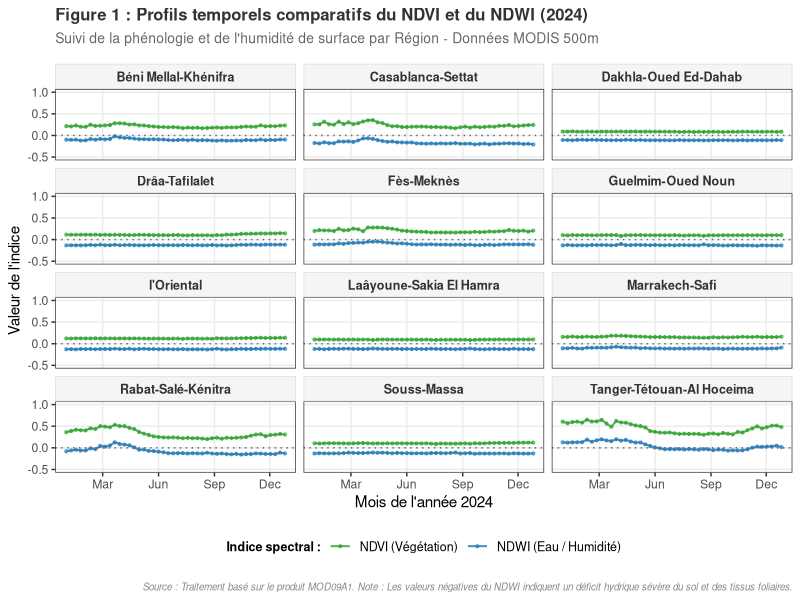
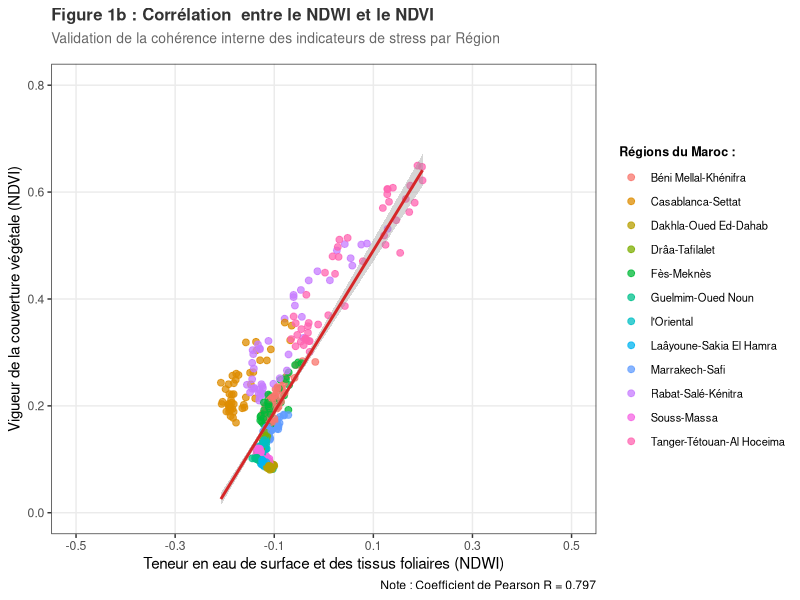
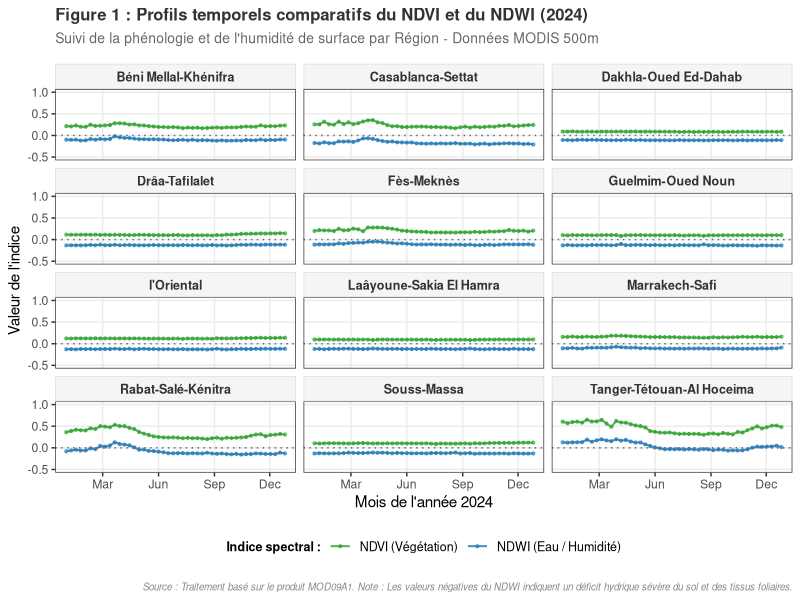
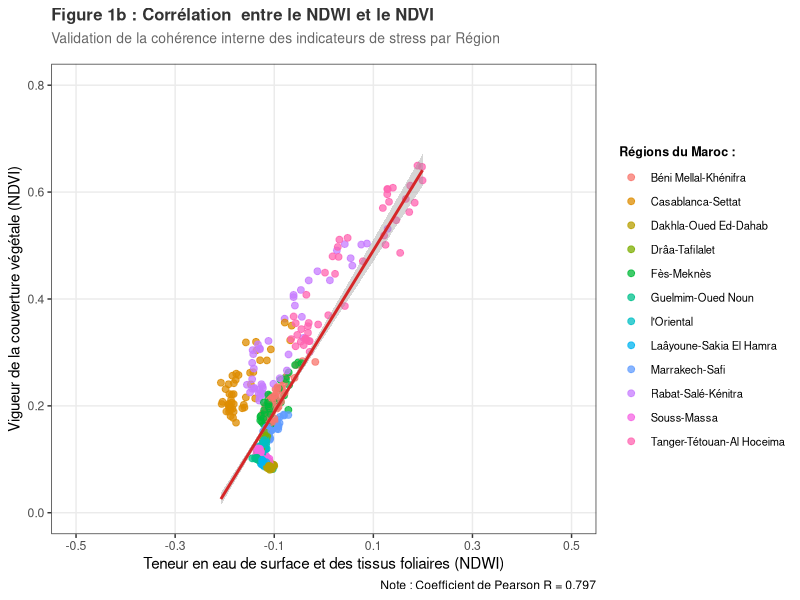

The R source for these figures, in order: (Note: this script raises an error after producing the figures.)
# =========================================================================
# PROJET DE RECHERCHE : REPRODUCTION DE LA MÉTHODOLOGIE OCDE
# ÉTAPE 7 : SCRIPT DE LA FIGURE 1 - ÉVOLUTION TEMPORELLE DU NDVI ET NDWI
# =========================================================================
library(tidyverse)
library(scales)

# 1. Lecture et restructuration des données au format long (Tidy Data)
# Pour tracer deux courbes sur le même graphique, on passe les indices en lignes
donnees_raw <- read.csv("sorties_figures/base_donnees_drought_maroc_2024.csv")

donnees_longues <- donnees_raw %>% 
  mutate(Date = as.Date(Date)) %>%
  select(Region, Date, NDVI_median, NDWI_median) %>%
  pivot_longer(cols = c(NDVI_median, NDWI_median), 
               names_to = "Indice", 
               values_to = "Valeur") %>%
  mutate(Indice = case_when(
    Indice == "NDVI_median" ~ "NDVI (Végétation)",
    Indice == "NDWI_median" ~ "NDWI (Eau / Humidité)"
  ))

# 2. Construction de la Figure au format publication OCDE
figure_1_hcp <- ggplot(data = donnees_longues, aes(x = Date, y = Valeur, color = Indice)) +
  # Lignes d'évolution
  geom_line(size = 0.7, alpha = 0.8) +
  # Points de mesure (composites de 8 jours)
  geom_point(size = 0.8, alpha = 0.6) +
  # Ligne de référence à 0 (le NDWI descend souvent en dessous de 0 en cas d'aridité)
  geom_hline(yintercept = 0, linetype = "dotted", color = "grey40") +
  # Découpage en facettes par région administrative
  facet_wrap(~ Region, ncol = 3) +
  # Palette de couleurs scientifiques : Vert pour la végétation, Bleu pour l'eau
  scale_color_manual(values = c("NDVI (Végétation)" = "#2ca02c", "NDWI (Eau / Humidité)" = "#1f77b4")) +
  # Configuration des axes
  scale_x_date(date_labels = "%b", date_breaks = "3 months") +
  scale_y_continuous(limits = c(-0.5, 1.0)) +
  # Habillage OCDE
  labs(
    title = "Figure 1 : Profils temporels comparatifs du NDVI et du NDWI (2024)",
    subtitle = "Suivi de la phénologie et de l'humidité de surface par Région - Données MODIS 500m",
    x = "Mois de l'année 2024",
    y = "Valeur de l'indice",
    color = "Indice spectral :",
    caption = "Source : Traitement basé sur le produit MOD09A1. Note : Les valeurs négatives du NDWI indiquent un déficit hydrique sévère du sol et des tissus foliaires."
  ) +
  theme_bw(base_size = 11) +
  theme(
    plot.title = element_text(face = "bold", size = 12, color = "#333333"),
    plot.subtitle = element_text(size = 10, color = "#666666", margin = margin(b = 12)),
    legend.position = "bottom",
    legend.title = element_text(face = "bold", size = 9),
    legend.text = element_text(size = 9),
    strip.background = element_rect(fill = "#f5f5f5", color = "#dddddd"),
    strip.text = element_text(face = "bold", size = 9, color = "#333333"),
    panel.grid.minor = element_blank(),
    plot.caption = element_text(size = 7, face = "italic", color = "#888888", margin = margin(t = 12))
  )

# 3. Affichage du graphique dans RStudio
print(figure_1_hcp)

# 4. Sauvegarde automatique en Haute Résolution (300 DPI)
ggsave("sorties_figures/Figure_1_Profils_NDVI_NDWI.png", plot = figure_1_hcp, 
       width = 11, height = 8, dpi = 300)


# =========================================================================
# ÉTAPE 7B : NUAGE DE POINTS ET CORRÉLATION STATISTIQUE NDVI VS NDWI
# =========================================================================


# 1. Chargement du dataset extrait
donnees_drought <- read.csv("sorties_figures/base_donnees_drought_maroc_2024.csv") %>% 
  mutate(Date = as.Date(Date))

# 2. Calcul du coefficient de corrélation de Pearson global
r_pearson <- cor(donnees_drought$NDWI_median, donnees_drought$NDVI_median, use = "complete.obs")
cat("\n--- VALIDATION STATISTIQUE ---")
cat("\nLe coefficient de corrélation de Pearson (R) est de :", round(r_pearson, 4), "\n\n")

# 3. Création du graphique de corrélation (Charte graphique OCDE)
figure_correlation <- ggplot(data = donnees_drought, aes(x = NDWI_median, y = NDVI_median)) +
  # Points de mesure colorés par région pour identifier les grappes (clusters) géographiques
  geom_point(aes(color = Region), size = 2, alpha = 0.75) +
  # Ajout de la droite de tendance linéaire avec son intervalle de confiance (se = TRUE)
  geom_smooth(method = "lm", color = "#d62728", size = 1, linetype = "solid", se = TRUE) +
  # Configuration des axes
  scale_x_continuous(limits = c(-0.5, 0.5), breaks = seq(-0.5, 0.5, 0.2)) +
  scale_y_continuous(limits = c(0, 0.8), breaks = seq(0, 0.8, 0.2)) +
  # Habillage académique
  labs(
    title = "Figure 1b : Corrélation  entre le NDWI et le NDVI",
    subtitle = "Validation de la cohérence interne des indicateurs de stress par Région",
    x = "Teneur en eau de surface et des tissus foliaires (NDWI)",
    y = "Vigueur de la couverture végétale (NDVI)",
    color = "Régions du Maroc :",
    caption = paste0("Note : Coefficient de Pearson R = ", round(r_pearson, 3))
  ) +
  theme_bw(base_size = 11) +
  theme(
    plot.title = element_text(face = "bold", size = 12, color = "#333333"),
    plot.subtitle = element_text(size = 10, color = "#666666", margin = margin(b = 12)),
    legend.position = "right",
    legend.text = element_text(size = 8),
    legend.title = element_text(face = "bold", size = 9),
    panel.grid.minor = element_blank()
  )

# 4. Affichage du graphique dans RStudio
print(figure_correlation)

# 5. Sauvegarde automatique en Haute Résolution (300 DPI)
ggsave("sorties_figures/Figure_1b_Correlation_NDVI_NDWI.png", plot = figure_correlation, 
       width = 9, height = 6, dpi = 300)



# =========================================================================
# ÉTAPE 8 (CORRIGÉE) : CARTOGRAPHIE AVEC AJOUT DES NOMS DES RÉGIONS
# =========================================================================
library("patchwork")## utile pour la combinaison des graphes 

# 1. Calcul des statistiques de synthèse annuelles par Région
statistiques_annuelles <- base_donnees_drought %>%
  group_by(Region) %>%
  summarise(
    NDVI_annuel = median(NDVI_median, na.rm = TRUE),
    NDWI_annuel = median(NDWI_median, na.rm = TRUE)
  )

# 2. Jonction (Merge) avec le Shapefile officiel
maroc_cartes <- maroc_regions_aligned %>%
  left_join(statistiques_annuelles, by = c("nom_fr" = "Region"))

# =========================================================================
# 3. CARTE NDVI AVEC ÉTIQUETTES DES NOMS
# =========================================================================
carte_ndvi <- ggplot(data = maroc_cartes) +
  geom_sf(aes(fill = NDVI_annuel), color = "white", size = 0.3) +
  # Ajout textuel des noms de régions (basé sur la colonne nom_fr)
  geom_sf_text(aes(label = nom_fr), size = 2.2, fontface = "bold", color = "black", check_overlap = TRUE) +
  scale_fill_distiller(palette = "YlGn", direction = 1, name = "NDVI Annuel") +
  annotation_scale(location = "bl", width_hint = 0.4) +
  annotation_north_arrow(location = "tl", which_north = "true", 
                         style = north_arrow_fancy_orienteering) +
  labs(
    title = "A. Distribution Spatiale du NDVI",
    subtitle = "Vigueur de la couverture végétale (Médiane 2024)"
  ) +
  theme_minimal(base_size = 10) +
  theme(
    plot.title = element_text(face = "bold", size = 11),
    plot.subtitle = element_text(size = 9, color = "grey40"),
    panel.background = element_rect(fill = "aliceblue", color = NA),
    legend.position = "bottom"
  )

# =========================================================================
# 4. CARTE NDWI AVEC ÉTIQUETTES DES NOMS
# =========================================================================
carte_ndwi <- ggplot(data = maroc_cartes) +
  geom_sf(aes(fill = NDWI_annuel), color = "white", size = 0.3) +
  # Ajout textuel des noms de régions (basé sur la colonne nom_fr)
  geom_sf_text(aes(label = nom_fr), size = 2.2, fontface = "bold", color = "black", check_overlap = TRUE) +
  scale_fill_distiller(palette = "YlGnBu", direction = 1, name = "NDWI Annuel") +
  annotation_scale(location = "bl", width_hint = 0.4) +
  annotation_north_arrow(location = "tl", which_north = "true", 
                         style = north_arrow_fancy_orienteering) +
  labs(
    title = "B. Distribution Spatiale du NDWI",
    subtitle = "Indice d'humidité de surface (Médiane 2024)"
  ) +
  theme_minimal(base_size = 10) +
  theme(
    plot.title = element_text(face = "bold", size = 11),
    plot.subtitle = element_text(size = 9, color = "grey40"),
    panel.background = element_rect(fill = "aliceblue", color = NA),
    legend.position = "bottom"
  )

# =========================================================================
# 5. COMBINAISON ET SAUVEGARDE EN HAUTE RÉSOLUTION
# =========================================================================
cartes_combineen <- carte_ndvi + carte_ndwi + 
  plot_annotation(
    title = "Figure 2 : Diagnostic spatial de la couverture végétale et de l'état hydrique au Maroc",
    subtitle = "Analyses régionales agrégées basées sur l'imagerie MODIS à 500 mètres",
    theme = theme(plot.title = element_text(face = "bold", size = 13, hjust = 0.5))
  )

print(cartes_combineen)

ggsave("sorties_figures/Figure_2_Cartes_Synthese_NDVI_NDWI_Noms.png", plot = cartes_combineen, 
       width = 13, height = 8, dpi = 300)



# =========================================================================
# ÉTAPE 9 (VERSION FINALE FIKÉE) : LÉGENDE NETTE ET SYNTAXE GGPLOT2 À JOUR
# =========================================================================


# 1. Traitement et classification selon les critères biophysiques réels
nddi_annuel_classe <- base_donnees_drought %>%
  group_by(Region) %>%
  summarise(
    NDVI_moyen = mean(NDVI_median, na.rm = TRUE),
    NDWI_moyen = mean(NDWI_median, na.rm = TRUE),
    NDDI_moyen = mean(NDDI_median, na.rm = TRUE)
  ) %>%
  mutate(NDDI_final = case_when(
    # Règle de stabilité sur sol nu / aride du Sud
    NDVI_moyen < 0.15 & NDWI_moyen < 0 ~ 0.6, 
    TRUE ~ NDDI_moyen
  )) %>%
  # Classification selon la structure exacte demandée
  mutate(Severite = case_when(
    NDDI_final < 0.2 ~ "1. No drought",
    NDDI_final >= 0.2 & NDDI_final < 0.3 ~ "2. Mild Drought",
    NDDI_final >= 0.3 & NDDI_final < 0.4 ~ "3. Moderate Drought",
    NDDI_final >= 0.4 & NDDI_final < 0.5 ~ "4. Severe Drought",
    NDDI_final >= 0.5 ~ "5. Extreme Drought"
  )) %>%
  mutate(Severite = factor(Severite, levels = c(
    "1. No drought",
    "2. Mild Drought",
    "3. Moderate Drought",
    "4. Severe Drought",
    "5. Extreme Drought"
  )))

# 2. Jonction avec le Shapefile officiel unifié
maroc_nddi_carte <- maroc_regions_aligned %>%
  left_join(nddi_annuel_classe, by = c("nom_fr" = "Region"))

# 3. Codes couleur HEX extraits exactement de ton image témoin
palette_officielle_ocde <- c(
  "1. No drought"       = "#337a22", # Vert foncé
  "2. Mild Drought"     = "#a1db74", # Vert clair
  "3. Moderate Drought" = "#ffffff", # Blanc
  "4. Severe Drought"   = "#e383bd", # Rose / Saumon
  "5. Extreme Drought"  = "#9e1462"  # Bordeaux / Magenta
)

# 4. Rendu graphique révisé
carte_nddi_definitiv <- ggplot(data = maroc_nddi_carte) +
  # Remplacement de size par linewidth pour les bordures des polygones
  geom_sf(aes(fill = Severite), color = "grey40", linewidth = 0.3) +
  
  # AJOUT CRUCIAL : show.legend = FALSE pour ne pas casser les couleurs de la légende
  geom_sf_text(aes(label = nom_fr), size = 2.2, fontface = "bold", color = "black", 
               check_overlap = TRUE, show.legend = FALSE) +
  
  # Application de la charte de couleurs
  scale_fill_manual(values = palette_officielle_ocde, drop = FALSE, name = "NDDI 2024") +
  
  # Éléments cartographiques
  annotation_scale(location = "bl", width_hint = 0.4) +
  annotation_north_arrow(location = "tl", which_north = "true", 
                         style = north_arrow_fancy_orienteering) +
  labs(
    title = "Figure 3 : Cartographie officielle de la sévérité de la sécheresse au Maroc (2024)",
    subtitle = "Indexation et classification régionale par seuils absolus de l'indice composite NDDI",
      ) +
  theme_minimal(base_size = 11) +
  theme(
    plot.title = element_text(face = "bold", size = 12, color = "#222222", hjust = 0.5),
    plot.subtitle = element_text(size = 9, color = "#555555", hjust = 0.5, margin = margin(b = 15)),
    
    # Correction de size par linewidth pour l'encadré de la légende
    legend.position = "right",
    legend.background = element_rect(fill = "white", color = "black", linewidth = 0.5),
    legend.title = element_text(face = "bold", size = 10),
    legend.text = element_text(size = 9),
    
    panel.background = element_rect(fill = "aliceblue", color = NA)
  )

# Affichage du résultat final en console
print(carte_nddi_definitiv)

# Sauvegarde propre en haute résolution
ggsave("sorties_figures/Figure_3_Carte_NDDI_Style_Finalise.png", plot = carte_nddi_definitiv, 
       width = 11, height = 8, dpi = 300)
